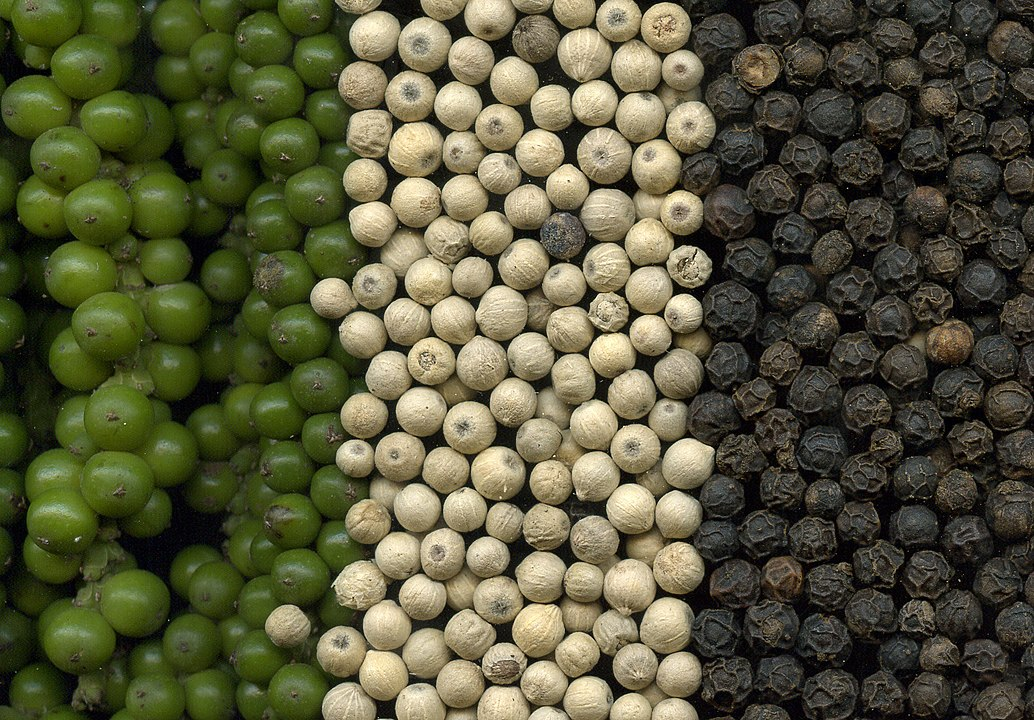
#> input picture L1/boabe-piper.jpg, 1034 x 720 px
$ jupyter execute AI-Lab1.ipynb
#> lines starting #> are read from the running program, lines starting #| are printed output that depends on the picture; after the words box and inside, x2 and y2 are one past the last pixel; in counts of white or black regions, pixels touching at a corner belong together
# Laborator 1: Segmentare pe histograma - generalitati

## Scopul lucrarii
Scopul acestei lucrari este familiarizarea cu tehnicile fundamentale de segmentare pe histograma a imaginilor,
si anume segmentarea cu mai multe praguri, prin alegerea acestora pe minimele histogramei. Se urmareste calculul histogramei si a histogramei cumulative, ca descriptori ai continutului imaginii.

## 1. Histograma imaginii

Pentru o imagine $f$ de $M\times N$ pixeli si $L$ niveluri de gri, histograma este definita ca probabilitatea de aparitie in imagine a diferitelor niveluri de gri posibile (evident nivelurile de gri sunt numerotate incapand cu 0 si se incheie cu L-1; in cazurile curente evident L=256).
$h(i)=\frac{1}{MN}\sum\limits_{m=0}^{M-1}\sum\limits_{n=0}^{N-1}\delta (i-f(m,n)), i=0,1,...L-1$

Fiind o functie de densitate de probabilitate, histograma oricarei imagini verifica conditia de normare:
$\sum\limits_{i=0}^{L-1}h(i)=1.$

## Imagini disponibile
biscuiti.jpg; pills.jpg; lena_gray.jpeg; boabe-piper.jpg; layers-b-52.jpg; layers-irish-flag.jpg; layers-bob-marley.png

# Ce vom coda:
citirea unei imagini, verificarea tipului acesteia, extragerea planului de luminanta (niveluri de gri), constructia histogramei imaginii, afisarea histogramei

[cell 1]
import numpy as np
import matplotlib.pyplot as plt
from skimage import io,color

plt.close('all')

#citirea unei imagini
img1 = io.imread('boabe-piper.jpg')
#> img1 is the input picture: shape (720, 1034, 3); mean R, G, B 87.7, 87.2, 59.4
#verificarea tipului imaginii
print(type(img1))
#| <class 'numpy.ndarray'>
print(img1.dtype)
#| uint8
#verificarea dimensiunii img
print(np.shape(img1))
#| (720, 1034, 3)
#plotare imagine originala
plt.figure(),plt.imshow(img1),plt.title("Boabe de piper"),plt.colorbar(),plt.show()

img2 = io.imread('biscuiti.jpg')
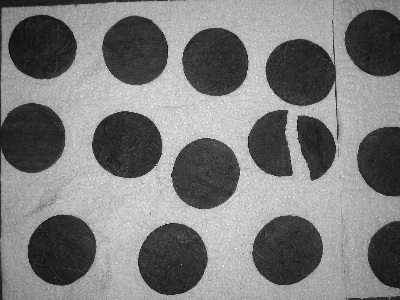
#> input picture L1/biscuiti.jpg, 400 x 300 px
#> img2 is the input picture: shape (300, 400); min 0, max 255, mean 124.2
print(' ')
print(type(img2))
#| <class 'numpy.ndarray'>
print(img2.dtype)
#| uint8
print(np.shape(img2))
#| (300, 400)
h2,w2=np.shape(img2)
#> h2 = 300; w2 = 400
plt.figure(),plt.imshow(img2,cmap="gray"),plt.title("Biscuiti"),plt.colorbar(),plt.show()


img3 = io.imread('pills.jpg')
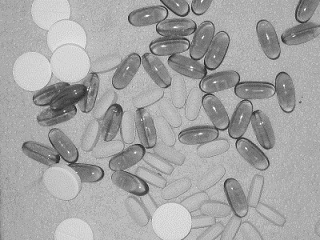
#> input picture L1/pills.jpg, 320 x 240 px
#> img3 is the input picture: shape (240, 320, 3); min 28, max 255, mean 164.2
print(' ')
print(type(img3))
#| <class 'numpy.ndarray'>
print(img3.dtype)
#| uint8
print(np.shape(img3))    #img alb negru dar are 3 axe
#| (240, 320, 3)
h3,w3=np.shape(img3[:,:,1])
#> h3 = 240; w3 = 320
plt.figure(),plt.imshow(img3,cmap="gray"),plt.title("Pastile"),plt.colorbar(),plt.show()


######################### 1)Histograma img ##############################################################


#####histograma
def histograma(h,w,img):
    hist=np.zeros(256)
    for i in range(h):
        for j in range(w):
            hist[img[i,j]]+=1
    return hist/(h*w)

#histograma pentru img1 (color)
img1=color.rgb2gray(img1)   #transformare din color in alb negru
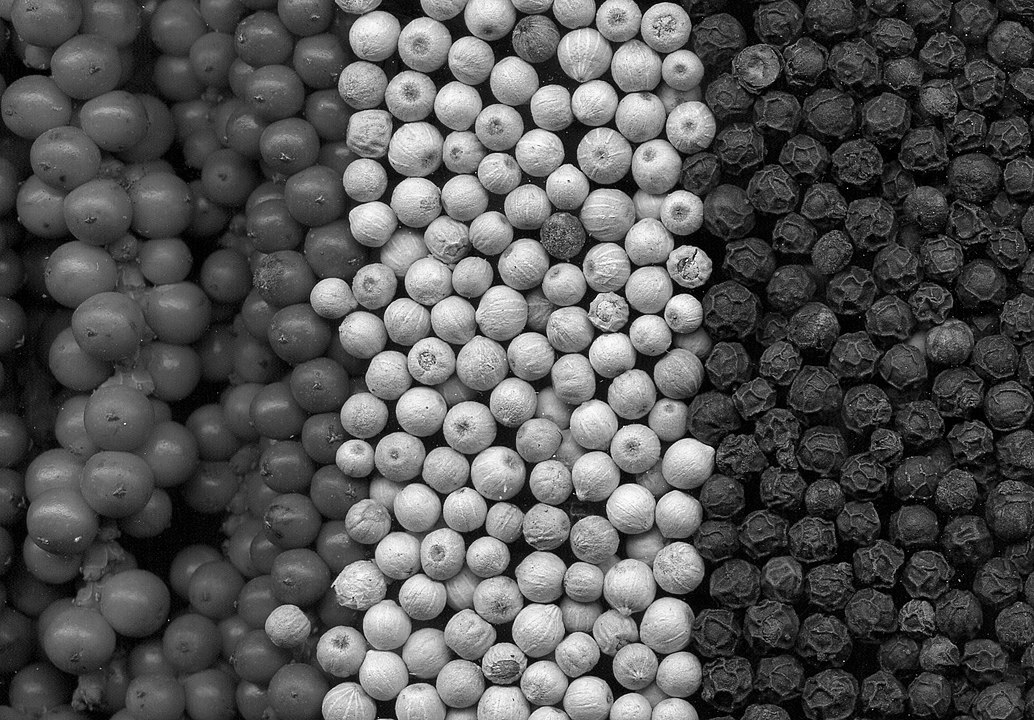
#> img1: shape (720, 1034) float64; min 0, max 0.995, mean 0.334
img1=np.uint8(img1*255)     #transformare din float in uint8
h1,w1=np.shape(img1)
#> h1 = 720; w1 = 1034
H1=histograma(h1,w1,img1)
#> H1 = 256 values, max 0.00948 at index 0, min 0 at index 254, mean 0.00391
plt.figure("Histograma img1"),plt.plot(H1),plt.title("Histograma img1"),plt.show()
#> figure, not shown here; curve peaks at x = 0, y = 0.00948

#histograma pentru img2
H2=histograma(h2,w2,img2)
#> H2 = 256 values, max 0.0129 at index 46, min 0 at index 1, mean 0.00391
plt.figure(),plt.plot(H2),plt.title("Histograma img2"),plt.show()
#> figure, not shown here; curve peaks at x = 46, y = 0.0129

#histograma pentru img3  (alegem doar doua planuri din cele 3)
H3=histograma(h3,w3,img3[:,:,1])
#> H3 = 256 values, max 0.0315 at index 170, min 0 at index 0, mean 0.00391
plt.figure(),plt.plot(H3),plt.title("Histograma img3"),plt.show()
#> figure, not shown here; curve peaks at x = 170, y = 0.0315


######################### 1.1)Histograma img cu zgomot ######################################################
###pentru img2

#zgomot gaussian
medie=0
disp=10
N1=np.random.normal(medie,disp,(h1,w1))
N2=np.random.normal(medie,disp,(h2,w2))
N3=np.random.normal(medie,disp,(h3,w3))

#adaugam zgomot peste img initiala
img2_zg=img2+N2            #dupa adaugarea zgomotului img devine de tip float
img2_zg=np.uint8(img2_zg)  #din float in uint
plt.figure(),plt.imshow(img2_zg,cmap="gray"),plt.title("Biscuiti-cu zgomot"),plt.colorbar(),plt.show()

#histograma pentru img cu zgomot noua
h2_zg,w2_zg=np.shape(img2_zg)
#> h2_zg = 300; w2_zg = 400
H2_zg=histograma(h2_zg,w2_zg,img2_zg)
#> H2_zg = 256 values, max 0.0103 at index 46, min 3.33e-05 at index 248, mean 0.00391
plt.figure(),plt.plot(H2_zg),plt.title("Histograma img cu zgomot"),plt.show()
#> figure, not shown here; curve peaks at x = 46, y = 0.0103

## Calculam altfel histograma imaginii (folosind de exemplu functii disponibile in Python)

[cell 2]
# numpy.histogram(a, bins=10, range=None, density=None, weights=None)
h,_=np.histogram(img1,bins=256,range=(0,256),density=True)
#> h has the same summary as H1
plt.figure("Histograma img1"),plt.plot(h),plt.title("Histograma img1"),plt.show()

## 2. Segmentarea pe histograma: binarizarea

Daca histograma are doar doua moduri dominante, separarea acestora (si deci identificarea obiectelor din imagine) se face prin alegerea unui nivel de gri $T$, numit prag de segmentare. Acest prag de segmentare se alege pe minimul global al histogramei. Din imaginea initiala $f$ de niveluri de gri se construieste o imagine de etichete (imagine etichetata) $g$,
conform transformarii descrise de:
$g(m,n)=\left\{{E_{0},0\leq f(m,n)<T \\ E_{1},T\leq f(m,n)<L} \right.$

Imaginea etichetata va fi descrisa de doua etichete: $E_{0}$ pentru punctele al caror nivel de gri este mai mic decat pragul $T$ s $E_{1}$ pentru punctele al caror nivel de gri este mai mare decat pragul $T$. Etichetele $E_{0}$ s $E_{1}$ pot fi
valori numerice (0 si 1, sau 0 si 255) sau pot fi siruri de simboluri sau alti identificatori. Transformarea de binarizare este o transformare punctuala (noua valoare din punctul $(m,n)$ depinde doar de valoarea anterioara din punctul $(m,n)$) si poarta numele de binarizare. Aceasta denumire provine din faptul ca rezultatul transformarii (imaginea etichetata) este o imagine binara - deci o imagine caracterizata doar de doua valori. In cele ce urmeaza vom considera ca etichetele sunt numerice, mai precis numere naturale. Cea mai simpla varianta de binarizare a unei imagini cu niveluri de gri $\texttt{img}$ dupa pragul $T \in (0,255)$ se poate implementa prin compararea valorii fiecarui pixel cu pragul, fie prin implementare vectorizata, fie prin implementare in bucla dubla imbricata for.

Implementarea vectorizata va genera imaginea binara segmentata  𝚘𝚞𝚝
 , care este de tipul  𝚕𝚘𝚐𝚒𝚌
  (atentie la operatiile matematice ce se doresc efectuate eventual asupra unor date de un asemenea tip) si care are doar valori de 0 (acolo unde pixelii imaginii initiale aveau valori mai mici decat pragul  𝑇
 , echivalent etichetei 0) si de 1 (acolo unde pixelii imaginii initiale aveau valori mai mari sau cel putin egale cu pragul  𝑇
 , echivalent etichetei 1). Acelasi rezultat poate fi generat cu aplicarea directa a formulei la nivel de pixel, prin folosirea de doua bucle for imbricate.

# Ce vom coda:
citirea unei imagini, constructia histogramei de niveluri de gri a imaginii, afisarea histogramei,alegerea pragului, binarizarea

[cell 3]
###pentru biscuiti img2
#alegerea pragului (ne uitam slidebar din img initiala)
T=80
h2,w2=np.shape(img2)
out=np.uint8(np.zeros([h2,w2]))
for i in range(0,h2):
    for j in range(0,w2):
        if(img2[i,j]<T):
            out[i,j]=0;
        elif(img2[i,j]>=T):
            out[i,j]=1;
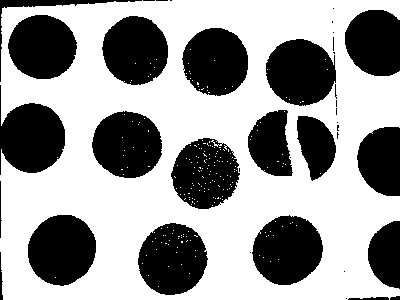
#> out: shape (300, 400); values 0 (black) and 1 (white), 59.8% white; 39 black regions (19 under 20 px), largest, box (x1, y1, x2, y2) and area: (138, 223, 208, 295) 3806, (28, 215, 96, 286) 3757, (252, 215, 323, 285) 3755

print(out.dtype)
#| uint8
plt.figure(),plt.imshow(out,cmap="gray"),plt.title("Biscuiti binarizare"),plt.colorbar(),plt.show()

## Segmentarea pe histograma cu mai multe praguri
In cazul general al existentei a mai multe praguri de segmentare $T_{k}$, transformarea de segmentare pe histograma este descrisa de:
$g(m,n)=E_{k},\, daca T_{k}\leq f(m,n)<T_{k+1}$, unde $T_{0}=0$ , $T_{C}=L$ , $k=0,1,...,C-1.$
Pragurile $T_{k}$ se aleg prin inspectia histogramei, in minimele locale ale acesteia.

Acest tip de segmentare multinivel este mai putin eficient decat binarizarea, din cauza dificultatii de stabilire a pragurilor care sa izoleze eficient intervalele de interes din histograma, mai ales atunci cand numarul modurilor este mare. Trebuie de asemenea remarcat faptul ca este necesara cunoasterea numarului de tipuri de obiecte din imagine, pentru alegerea corespunzatoare a numarului de praguri de segmentare.
Putem implementa o asemenea segmentare conform celor de mai jos:

[cell 4]
###pentru pastile img3
#alegerea pragurilor (ne uitam pe histograma)
T1=150
T2=200
img3_plan=img3[:,:,1]
h3,w3=np.shape(img3[:,:,1])
out=np.uint8(np.zeros([h3,w3]))
for i in range(0,h3):
    for j in range(0,w3):
        if (img3_plan[i,j]<T1):
            out[i,j]=0
        elif (T1<=img3_plan[i,j]<=T2):
            out[i,j]=1
        elif (img3_plan[i,j]>T2):
            out[i,j]=2
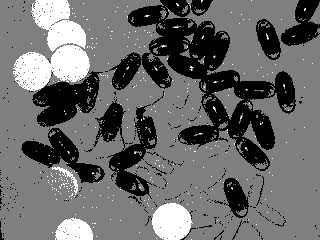
#> out: shape (240, 320); min 0, max 2, mean 0.83; drawn with min black and max white

print(out.dtype)
#| uint8
plt.figure(),plt.imshow(out,cmap="gray"),plt.title("Pastile segmentare cu mai multe praguri"),plt.colorbar(),plt.show()
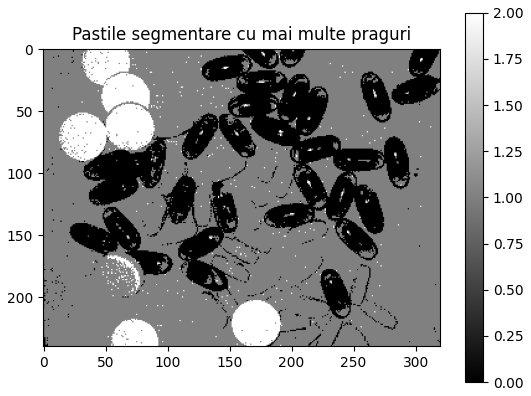
#> figure drawn by matplotlib, 2 panels

## TEMA: incercati sa generalizati segmentarea de mai sus pentru un numar oarecare de praguri
    Sugestie: folositi un vector de praguri: vector_praguri=np.array([0,T1,T2,......   256])

## 3 Histograma netezita

Histograma reala a imaginii are variatii locale care pot jena tehnicile automate. De multe ori se contstruiesc histograme netezite, in care determinarea automata a pragurilor este mai simpla. Regulile de netezire sunt aceleasi ca si in cazul imaginilor, cu intelegerea faptului ca putem vedea histograma ca un semnal 1-D, pe care se aplica filtrari 1-D. Netezirea se va face cu mediere [aritmetica/ ponderata] sau cu filtrare mediana.

## TEMA: realizarea netezirii histogramei codand filtrarea de netezire liniara si filtrarea mediana fara a folosi functii existente in Python

## TEMA:
Se va adauga zgomot pe imagine, se va urmari efectul pe segmentare
Se va urmari efectul filtrarii de eliminare a zgomotului anterior segmentarii (forma histogramei, rezultat segmentare)

# 4. Histograma cumulativa
Histograma cumulativa este functia de repartitie a variabilei aleatoare ce reprezinta nivelul de gri al imaginii, si deci este probabilitatea ca un pixel din imagine sa aiba nivelul de gri mai mic sau egal ca un prag fixat:
$H(i)=\sum\limits_{a=0}^{i}h(a),\,i=0,1,...L-1 $

[cell 5]
#fct pt histograma cumulativa normata
def hist_cum(hist, h, w):

    ## parametrii functiei sunt histograma calculata anterior si dimensiunea imaginii(h,w)
    ## returneaza histograma cumulativa

    #initializeaza hist cumulativa
#> called with hist = array of shape (256,), h = 300, w = 400
    H=np.zeros(256)

    #calculam histograma cumulativa folosind histograma imaginii data ca parametru
    #observati ca in histograma cumulativa pe pozitia i gasiti cate nivele de gri(prob de aparitie) sunt mai mici decat i
    # Ex => pe pozitia 200 din hist cumulativa aveti cati pixeli din imagine se regasesc in intervalul intreg [0,200]
    H[0] = hist[0]
    for i in range(1, 256):
        H[i] = H[i-1] + hist[i]
#> after the loop, H = 256 values from 8.33e-06 to 1

    #returneaza histograma cumulativa normata la dimensiunea imaginii
    return H / (h * w)

H2_cum=hist_cum(H2,h2,w2)
#> H2_cum = 256 values from 6.94e-11 to 8.33e-06
plt.figure(),plt.plot(H2_cum),plt.title("Histograma cumulativa a img2"),plt.show()
#> figure, not shown here; curve peaks at x = 255, y = 8.33e-06

## TEMA: putem calcula altfel histograma cumulativa a imaginii (folosind de exemplu functii disponibile in python?)

# 5 Evaluarea calitatii segmentarii
Un mod de masurare a eficientei opertiei de segmentare este de a verifica corectitudinea
deciziei de segmentare la nive de pixel, pentru imagini de test, in care pixelii ce aapartin unei
anumite clase de obiecte sunt cunoscuti (dispunand deci de imagini exemplu pentru o segmentare
ideala). Astfel putem identifica numarul de pixeli de contur corect segmentati (TP,
true positives), precum si cele doua tipuri de erori: ratarea unor pixeli de segmentat
care au fost declarati ca fundal (FN, false negatives) si extragerea unor pixeli
de fundal ca pixeli de obiect (FP, false positives). Evident, acest tip de marimi
se refera la segmentarea unei singure categorii de obiecte din imagine (o singura clasa), tot
restul imaginii fiind considerat fundal; in cazul in care se doreste caracterizarea segmentarii
pentru o imagine ce contine mai multe clase, procesul de exaluare este realizat pentru fiecare
clasa si apoi se considera valorile medii la nivelul intregii imagini.

Masurile de baza (TP, FN, FP) sunt, in mod evident, masuri de tip
absolut; pentru a le transforma in marimi relative vor trebui aplicate normalizari. Cele mai
utilizate marimi normalizate sunt precizia (precision) si reamintirea (recall).
Ambele masuri sunt cuprinse in intervalul $[0; 1]$ si, sunt crescatoare cu calitatea
segmentarii. Preciza exprima procentul de pixeli segmentati care sunt segmentati corect:
$PREC = \frac{TP}{TP + FP}$
Preciza exprima procentul de pixeli segmentati din totalul pixelilor ce ar fi trebuit
segmentati:
$REC = \frac{TP}{TP + FN}$

### ESTE NEVOIE DE O IMAGINE CORECT SEGMENTATA (MASCA) DE REFERINTA!

[cell 6]
#corectitudinea deciziei de segmentare la nive de pixel, pentru imagini de test
#####histograma
def histograma(h,w,img):
    hist=np.zeros(256)
    for i in range(h):
        for j in range(w):
            hist[img[i,j]]+=1
    return hist/(h*w)

#cream o imagine color
H,W=200,200
img_pattrat = np.zeros([H,W])+180
img_pattrat[:,100:]=100
plt.figure(),plt.imshow(img_pattrat),plt.title("Imagine creata"),plt.colorbar(),plt.show()
# img_pattrat[H//2-H//6:H//2+H//6,W//2-W//6:W//2+W//6]=180
img_pattrat=np.uint8(img_pattrat*255)     #transformare din float in uint8
H,W=np.shape(img_pattrat)
h1=histograma(H,W,img_pattrat)
plt.figure(),plt.plot(h1),plt.title("Histograma img creata"),plt.show()
#> figure, not shown here; curve peaks at x = 76, y = 0.5

# T=gaseste_min_hist(h1)
T=140     #pe slidebar - jumatate
img_seg2=np.zeros([H,W])
img_seg2[img_pattrat>T]=1
plt.figure(),plt.imshow(img_seg2,cmap='gray'),plt.title("Imagine seg cu un prag"),plt.colorbar()

N = np.random.normal(0,16,(H,W))
img_noise=img_pattrat+N
img_noise=np.uint8(img_noise*255)
H,W=np.shape(img_noise)
h2=histograma(H,W,img_noise)
plt.figure(),plt.imshow(img_noise,cmap='gray'),plt.colorbar()
plt.figure(),plt.imshow(img_pattrat,cmap='gray',vmin=0,vmax=255),plt.colorbar()

# T2=gaseste_min_hist(h2)
T2=140
img_seg=np.zeros([H,W])
img_seg[img_noise>T2]=1
plt.figure(),plt.imshow(img_seg,cmap='gray'),plt.colorbar()

my_prec=[]
my_rec=[]
epsilon=0.00001
maxim=0
thr=0

for t in range(256):

    img_seg=np.zeros([H,W])
    img_seg[img_noise>t]=1
    TP=img_seg*img_seg2
    FP=img_seg*(1-img_seg2)
    FN=(1-img_seg)*img_seg2
    prec=np.sum(TP)/(np.sum(TP)+np.sum(FP)+epsilon)
    rec=np.sum(TP)/(np.sum(TP)+np.sum(FN)+epsilon)
    my_prec.append(prec)
    my_rec.append(rec)
    if (prec+rec)> maxim:
        maxim=prec+rec
        thr=t

print(maxim,thr)

#print(my_rec)
plt.figure(),plt.plot(my_prec),plt.plot(my_rec)
#print(my_prec)
plt.figure(),plt.scatter(my_rec,my_prec)

####################### PRECIZIE SI RECALL ###################
def PrecRec(MASK,SEGM):#mask -> masca, segm -> segmentarea facuta
    epsilon=0.00001
    TP=SEGM*MASK
    FP=SEGM*(1-MASK)
    FN=(1-SEGM)*MASK
    prec=np.sum(TP)/(np.sum(TP)+np.sum(FP)+epsilon) #cat % s-a segmentat corect
    rec=np.sum(TP)/(np.sum(TP)+np.sum(FN)+epsilon) # cat % s-a segmentat din corect
    return prec,rec

MASK = np.zeros([200,200])
MASK[:,80:150]=1
plt.figure(),plt.imshow(MASK,cmap='gray'),plt.colorbar(),plt.show()
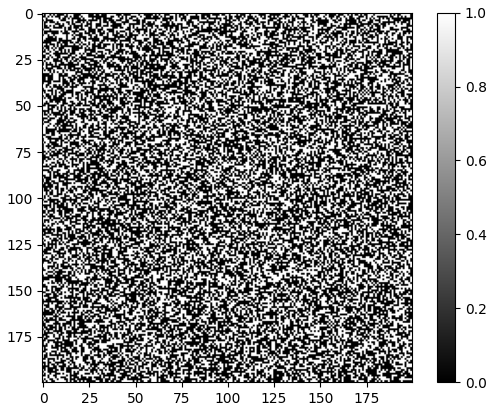
#> figure drawn by matplotlib, 2 panels
#> figure, not shown here; curve peaks at x = 254, y = 0.537; curve peaks at x = 0, y = 0.997
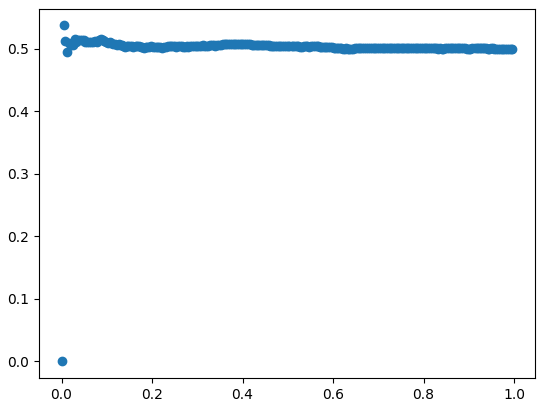
#> figure drawn by matplotlib, 1 panel
SEGM = np.zeros([200,200])
SEGM[:,100:180]=1
plt.figure(),plt.imshow(SEGM,cmap='gray'),plt.colorbar(),plt.show()
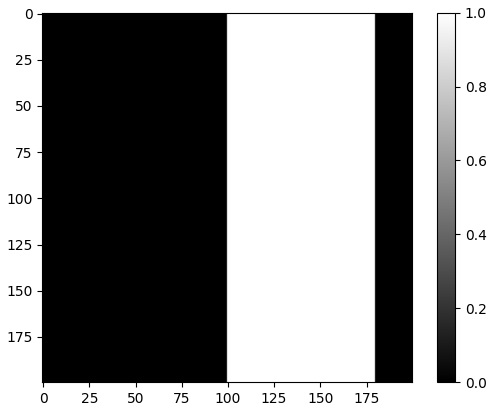
#> figure drawn by matplotlib, 2 panels
plt.figure(),plt.imshow((MASK+2*SEGM),cmap='tab10',interpolation='none'),plt.colorbar(),plt.show()
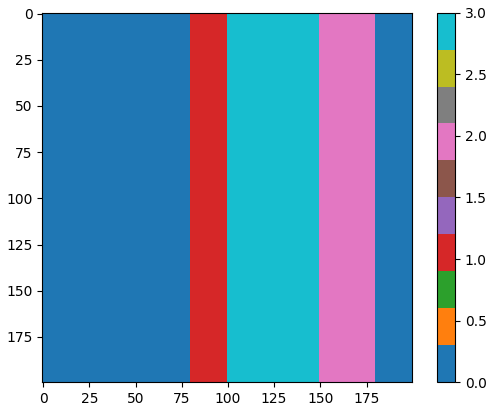
#> figure drawn by matplotlib, 2 panels
prec,rec = PrecRec(MASK,SEGM)
print(prec)
print(rec)
